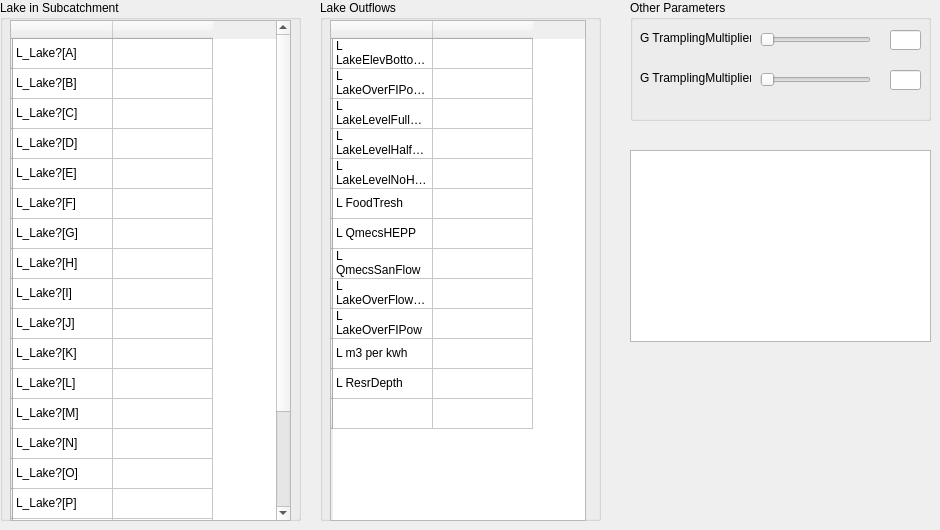
      <widget class="QWidget" name="tab_7">
       <attribute name="title">
        <string>Lake</string>
       </attribute>
       <widget class="QGroupBox" name="groupBox_19">
        <property name="geometry">
         <rect>
          <x>0</x>
          <y>0</y>
          <width>301</width>
          <height>521</height>
         </rect>
        </property>
        <property name="title">
         <string>Lake in Subcatchment</string>
        </property>
        <widget class="QTableWidget" name="tableWidget_2">
         <property name="geometry">
          <rect>
           <x>10</x>
           <y>20</y>
           <width>281</width>
           <height>501</height>
          </rect>
         </property>
         <row>
          <property name="text">
           <string/>
          </property>
         </row>
         <row>
          <property name="text">
           <string/>
          </property>
         </row>
         <row>
          <property name="text">
           <string/>
          </property>
         </row>
         <row>
          <property name="text">
           <string/>
          </property>
         </row>
         <row>
          <property name="text">
           <string/>
          </property>
         </row>
         <row>
          <property name="text">
           <string/>
          </property>
         </row>
         <row>
          <property name="text">
           <string/>
          </property>
         </row>
         <row>
          <property name="text">
           <string/>
          </property>
         </row>
         <row>
          <property name="text">
           <string/>
          </property>
         </row>
         <row>
          <property name="text">
           <string/>
          </property>
         </row>
         <row>
          <property name="text">
           <string/>
          </property>
         </row>
         <row>
          <property name="text">
           <string/>
          </property>
         </row>
         <row>
          <property name="text">
           <string/>
          </property>
         </row>
         <row>
          <property name="text">
           <string/>
          </property>
         </row>
         <row>
          <property name="text">
           <string/>
          </property>
         </row>
         <row>
          <property name="text">
           <string/>
          </property>
         </row>
         <row>
          <property name="text">
           <string/>
          </property>
         </row>
         <row>
          <property name="text">
           <string/>
          </property>
         </row>
         <row>
          <property name="text">
           <string/>
          </property>
         </row>
         <row>
          <property name="text">
           <string/>
          </property>
         </row>
         <column>
          <property name="text">
           <string/>
          </property>
         </column>
         <column>
          <property name="text">
           <string/>
          </property>
         </column>
         <item row="0" column="0">
          <property name="text">
           <string>L_Lake?[A]</string>
          </property>
         </item>
         <item row="1" column="0">
          <property name="text">
           <string>L_Lake?[B]</string>
          </property>
         </item>
         <item row="2" column="0">
          <property name="text">
           <string>L_Lake?[C]</string>
          </property>
         </item>
         <item row="3" column="0">
          <property name="text">
           <string>L_Lake?[D]</string>
          </property>
         </item>
         <item row="4" column="0">
          <property name="text">
           <string>L_Lake?[E]</string>
          </property>
         </item>
         <item row="5" column="0">
          <property name="text">
           <string>L_Lake?[F]</string>
          </property>
         </item>
         <item row="6" column="0">
          <property name="text">
           <string>L_Lake?[G]</string>
          </property>
         </item>
         <item row="7" column="0">
          <property name="text">
           <string>L_Lake?[H]</string>
          </property>
         </item>
         <item row="8" column="0">
          <property name="text">
           <string>L_Lake?[I]</string>
          </property>
         </item>
         <item row="9" column="0">
          <property name="text">
           <string>L_Lake?[J]</string>
          </property>
         </item>
         <item row="10" column="0">
          <property name="text">
           <string>L_Lake?[K]</string>
          </property>
         </item>
         <item row="11" column="0">
          <property name="text">
           <string>L_Lake?[L]</string>
          </property>
         </item>
         <item row="12" column="0">
          <property name="text">
           <string>L_Lake?[M]</string>
          </property>
         </item>
         <item row="13" column="0">
          <property name="text">
           <string>L_Lake?[N]</string>
          </property>
         </item>
         <item row="14" column="0">
          <property name="text">
           <string>L_Lake?[O]</string>
          </property>
         </item>
         <item row="15" column="0">
          <property name="text">
           <string>L_Lake?[P]</string>
          </property>
         </item>
         <item row="16" column="0">
          <property name="text">
           <string>L_Lake?[Q]</string>
          </property>
         </item>
         <item row="17" column="0">
          <property name="text">
           <string>L_Lake?[R]</string>
          </property>
         </item>
         <item row="18" column="0">
          <property name="text">
           <string>L_Lake?[S]</string>
          </property>
         </item>
         <item row="19" column="0">
          <property name="text">
           <string>L_Lake?[T]</string>
          </property>
         </item>
        </widget>
       </widget>
       <widget class="QGroupBox" name="groupBox_20">
        <property name="geometry">
         <rect>
          <x>320</x>
          <y>0</y>
          <width>281</width>
          <height>521</height>
         </rect>
        </property>
        <property name="title">
         <string>Lake Outflows</string>
        </property>
        <widget class="QTableWidget" name="tableWidget_3">
         <property name="geometry">
          <rect>
           <x>10</x>
           <y>20</y>
           <width>256</width>
           <height>501</height>
          </rect>
         </property>
         <row>
          <property name="text">
           <string/>
          </property>
         </row>
         <row>
          <property name="text">
           <string/>
          </property>
         </row>
         <row>
          <property name="text">
           <string/>
          </property>
         </row>
         <row>
          <property name="text">
           <string/>
          </property>
         </row>
         <row>
          <property name="text">
           <string/>
          </property>
         </row>
         <row>
          <property name="text">
           <string/>
          </property>
         </row>
         <row>
          <property name="text">
           <string/>
          </property>
         </row>
         <row>
          <property name="text">
           <string/>
          </property>
         </row>
         <row>
          <property name="text">
           <string/>
          </property>
         </row>
         <row>
          <property name="text">
           <string/>
          </property>
         </row>
         <row>
          <property name="text">
           <string/>
          </property>
         </row>
         <row>
          <property name="text">
           <string/>
          </property>
         </row>
         <row>
          <property name="text">
           <string/>
          </property>
         </row>
         <column>
          <property name="text">
           <string/>
          </property>
         </column>
         <column>
          <property name="text">
           <string/>
          </property>
         </column>
         <item row="0" column="0">
          <property name="text">
           <string>L LakeElevBottomElev</string>
          </property>
         </item>
         <item row="1" column="0">
          <property name="text">
           <string>L LakeOverFIPostHEPP</string>
          </property>
         </item>
         <item row="1" column="1">
          <property name="text">
           <string/>
          </property>
         </item>
         <item row="2" column="0">
          <property name="text">
           <string>L LakeLevelFullHEPP</string>
          </property>
         </item>
         <item row="2" column="1">
          <property name="text">
           <string/>
          </property>
         </item>
         <item row="3" column="0">
          <property name="text">
           <string>L LakeLevelHalfHEPP</string>
          </property>
         </item>
         <item row="3" column="1">
          <property name="text">
           <string/>
          </property>
         </item>
         <item row="4" column="0">
          <property name="text">
           <string>L LakeLevelNoHEPP</string>
          </property>
         </item>
         <item row="4" column="1">
          <property name="text">
           <string/>
          </property>
         </item>
         <item row="5" column="0">
          <property name="text">
           <string>L FoodTresh</string>
          </property>
         </item>
         <item row="5" column="1">
          <property name="text">
           <string/>
          </property>
         </item>
         <item row="6" column="0">
          <property name="text">
           <string>L QmecsHEPP</string>
          </property>
         </item>
         <item row="6" column="1">
          <property name="text">
           <string/>
          </property>
         </item>
         <item row="7" column="0">
          <property name="text">
           <string>L QmecsSanFlow</string>
          </property>
         </item>
         <item row="7" column="1">
          <property name="text">
           <string/>
          </property>
         </item>
         <item row="8" column="0">
          <property name="text">
           <string>L LakeOverFlowFrac</string>
          </property>
         </item>
         <item row="8" column="1">
          <property name="text">
           <string/>
          </property>
         </item>
         <item row="9" column="0">
          <property name="text">
           <string>L LakeOverFIPow</string>
          </property>
         </item>
         <item row="9" column="1">
          <property name="text">
           <string/>
          </property>
         </item>
         <item row="10" column="0">
          <property name="text">
           <string>L m3 per kwh</string>
          </property>
         </item>
         <item row="10" column="1">
          <property name="text">
           <string/>
          </property>
         </item>
         <item row="11" column="0">
          <property name="text">
           <string>L ResrDepth</string>
          </property>
         </item>
        </widget>
       </widget>
       <widget class="QGroupBox" name="groupBox_21">
        <property name="geometry">
         <rect>
          <x>630</x>
          <y>0</y>
          <width>301</width>
          <height>121</height>
         </rect>
        </property>
        <property name="title">
         <string>Other Parameters</string>
        </property>
        <widget class="QLabel" name="label_41">
         <property name="geometry">
          <rect>
           <x>10</x>
           <y>30</y>
           <width>111</width>
           <height>16</height>
          </rect>
         </property>
         <property name="text">
          <string>G TramplingMultiplier</string>
         </property>
        </widget>
        <widget class="QSlider" name="horizontalSlider_39">
         <property name="geometry">
          <rect>
           <x>130</x>
           <y>30</y>
           <width>111</width>
           <height>19</height>
          </rect>
         </property>
         <property name="orientation">
          <enum>Qt::Horizontal</enum>
         </property>
        </widget>
        <widget class="QLineEdit" name="lineEdit_40">
         <property name="geometry">
          <rect>
           <x>260</x>
           <y>30</y>
           <width>31</width>
           <height>20</height>
          </rect>
         </property>
        </widget>
        <widget class="QSlider" name="horizontalSlider_40">
         <property name="geometry">
          <rect>
           <x>130</x>
           <y>70</y>
           <width>111</width>
           <height>19</height>
          </rect>
         </property>
         <property name="orientation">
          <enum>Qt::Horizontal</enum>
         </property>
        </widget>
        <widget class="QLineEdit" name="lineEdit_41">
         <property name="geometry">
          <rect>
           <x>260</x>
           <y>70</y>
           <width>31</width>
           <height>20</height>
          </rect>
         </property>
        </widget>
        <widget class="QLabel" name="label_42">
         <property name="geometry">
          <rect>
           <x>10</x>
           <y>70</y>
           <width>111</width>
           <height>16</height>
          </rect>
         </property>
         <property name="text">
          <string>G TramplingMultiplier</string>
         </property>
        </widget>
       </widget>
       <widget class="QGraphicsView" name="graphicsView">
        <property name="geometry">
         <rect>
          <x>630</x>
          <y>150</y>
          <width>301</width>
          <height>192</height>
         </rect>
        </property>
       </widget>
      </widget>
